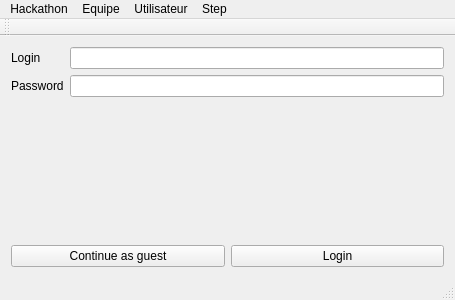
<?xml version="1.0" encoding="UTF-8"?>
<ui version="4.0">
 <class>Login</class>
 <widget class="QMainWindow" name="Login">
  <property name="geometry">
   <rect>
    <x>0</x>
    <y>0</y>
    <width>455</width>
    <height>300</height>
   </rect>
  </property>
  <property name="windowTitle">
   <string>Login</string>
  </property>
  <widget class="QWidget" name="centralWidget">
   <layout class="QVBoxLayout" name="verticalLayout">
    <item>
     <layout class="QFormLayout" name="formLayout">
      <item row="0" column="0">
       <widget class="QLabel" name="label">
        <property name="text">
         <string>Login</string>
        </property>
       </widget>
      </item>
      <item row="0" column="1">
       <widget class="QLineEdit" name="lineEdit"/>
      </item>
      <item row="1" column="0">
       <widget class="QLabel" name="label_2">
        <property name="text">
         <string>Password</string>
        </property>
       </widget>
      </item>
      <item row="1" column="1">
       <widget class="QLineEdit" name="lineEdit_2"/>
      </item>
     </layout>
    </item>
    <item>
     <layout class="QHBoxLayout" name="horizontalLayout">
      <item>
       <widget class="QPushButton" name="guestButton">
        <property name="text">
         <string>Continue as guest</string>
        </property>
       </widget>
      </item>
      <item>
       <widget class="QPushButton" name="loginButton">
        <property name="text">
         <string>Login</string>
        </property>
       </widget>
      </item>
     </layout>
    </item>
   </layout>
  </widget>
  <widget class="QMenuBar" name="menuBar">
   <property name="geometry">
    <rect>
     <x>0</x>
     <y>0</y>
     <width>455</width>
     <height>22</height>
    </rect>
   </property>
   <widget class="QMenu" name="menufile">
    <property name="title">
     <string>Hackathon</string>
    </property>
    <addaction name="createHachathon"/>
    <addaction name="showHackathons"/>
   </widget>
   <widget class="QMenu" name="menu_quipe">
    <property name="title">
     <string>Equipe</string>
    </property>
    <addaction name="createTeam"/>
    <addaction name="showTeam"/>
   </widget>
   <widget class="QMenu" name="menuUtilisateur">
    <property name="title">
     <string>Utilisateur</string>
    </property>
    <addaction name="createUser"/>
    <addaction name="showUser"/>
   </widget>
   <widget class="QMenu" name="menuStep">
    <property name="title">
     <string>Step</string>
    </property>
    <addaction name="createStep"/>
    <addaction name="showStep"/>
   </widget>
   <addaction name="menufile"/>
   <addaction name="menu_quipe"/>
   <addaction name="menuUtilisateur"/>
   <addaction name="menuStep"/>
  </widget>
  <widget class="QToolBar" name="mainToolBar">
   <attribute name="toolBarArea">
    <enum>TopToolBarArea</enum>
   </attribute>
   <attribute name="toolBarBreak">
    <bool>false</bool>
   </attribute>
  </widget>
  <widget class="QStatusBar" name="statusBar"/>
  <action name="createHachathon">
   <property name="text">
    <string>Creer hackathon</string>
   </property>
  </action>
  <action name="showHackathons">
   <property name="text">
    <string>Voir hackathons</string>
   </property>
  </action>
  <action name="createTeam">
   <property name="text">
    <string>Creer equipe</string>
   </property>
  </action>
  <action name="showTeam">
   <property name="text">
    <string>Voir equipes</string>
   </property>
  </action>
  <action name="createUser">
   <property name="text">
    <string>Creer utilisateur</string>
   </property>
  </action>
  <action name="showUser">
   <property name="text">
    <string>Voir utilisateur</string>
   </property>
  </action>
  <action name="createStep">
   <property name="text">
    <string>Creer Step</string>
   </property>
  </action>
  <action name="showStep">
   <property name="text">
    <string>Voir Step</string>
   </property>
  </action>
 </widget>
 <layoutdefault spacing="6" margin="11"/>
 <resources/>
 <connections/>
</ui>
